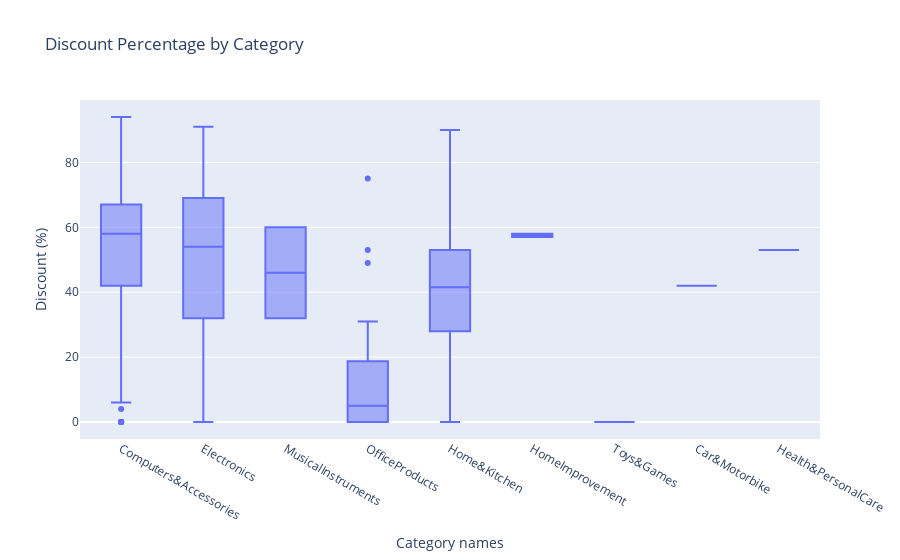

Notebook code for this chart:
### Code cell
#-----Compares discount percentages across different product categories-----

fig = px.box(
    df,
    x = 'category',
    y = 'discount_percentage',
    title = 'Discount Percentage by Category',
)

fig.update_layout(
    xaxis_title = "Category names",
    yaxis_title = "Discount (%)"
)

fig.show()

### Figure 1 — Plotly figure (JSON) as saved in the notebook; plotly's stock layout.template omitted (floating-point values rounded to 4 significant figures; data arrays with more than 128 entries replaced by an {"elided": "..."} marker saying what was removed)
{"data": [{"alignmentgroup": "True", "hovertemplate": "category=%{x}<br>discount_percentage=%{y}<extra></extra>", "legendgroup": "", "marker": {"color": "#636efa"}, "name": "", "notched": false, "offsetgroup": "", "orientation": "v", "showlegend": false, "type": "box", "x": {"elided": "1465 str values"}, "x0": " ", "xaxis": "x", "y": {"elided": "1465 int values"}, "y0": " ", "yaxis": "y"}], "layout": {"boxmode": "group", "legend": {"tracegroupgap": 0}, "title": {"text": "Discount Percentage by Category"}, "xaxis": {"anchor": "y", "domain": [0, 1], "title": {"text": "Category names"}}, "yaxis": {"anchor": "x", "domain": [0, 1], "title": {"text": "Discount (%)"}}}}
